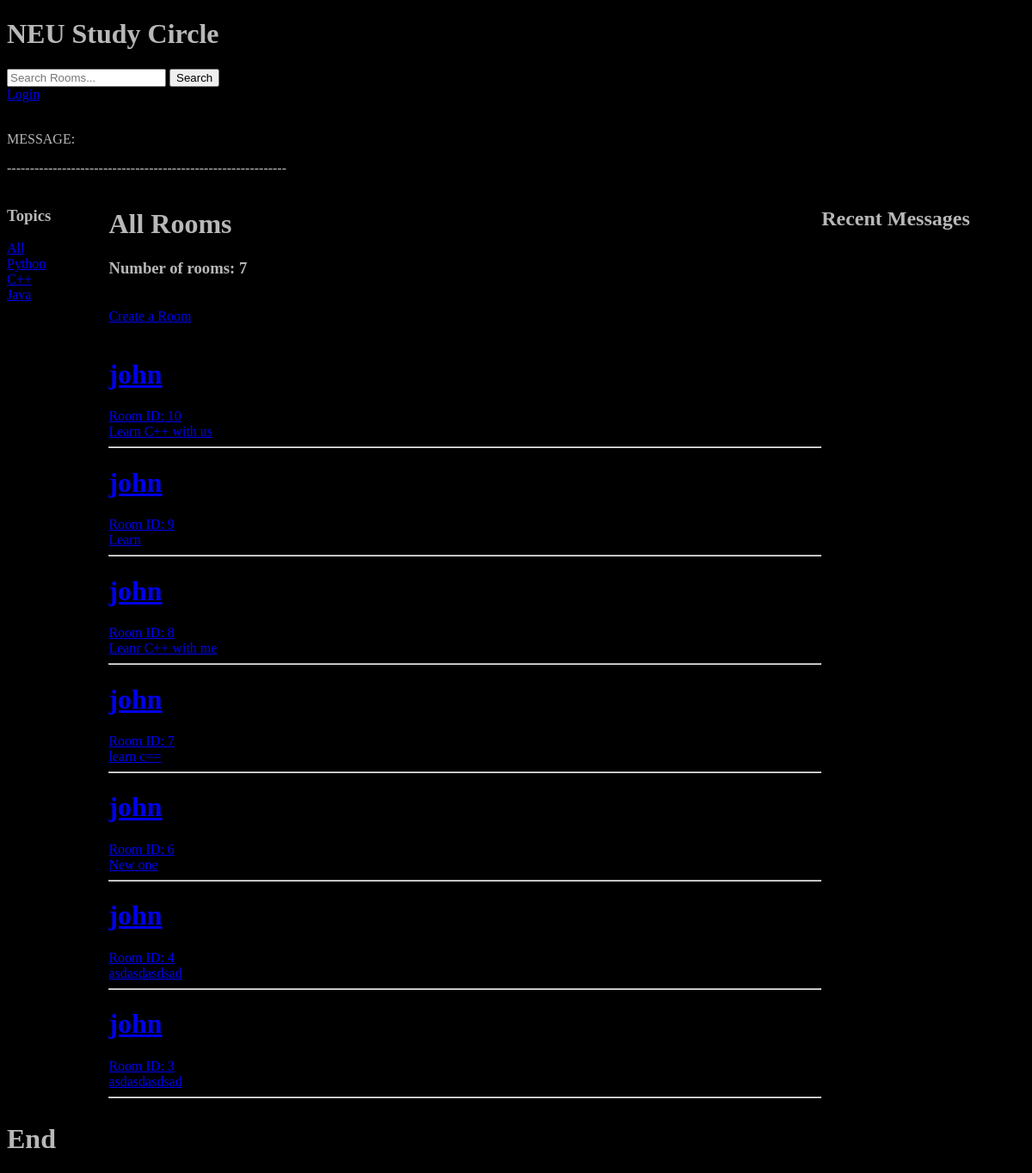
/, run on an earlier commit of the app's database.
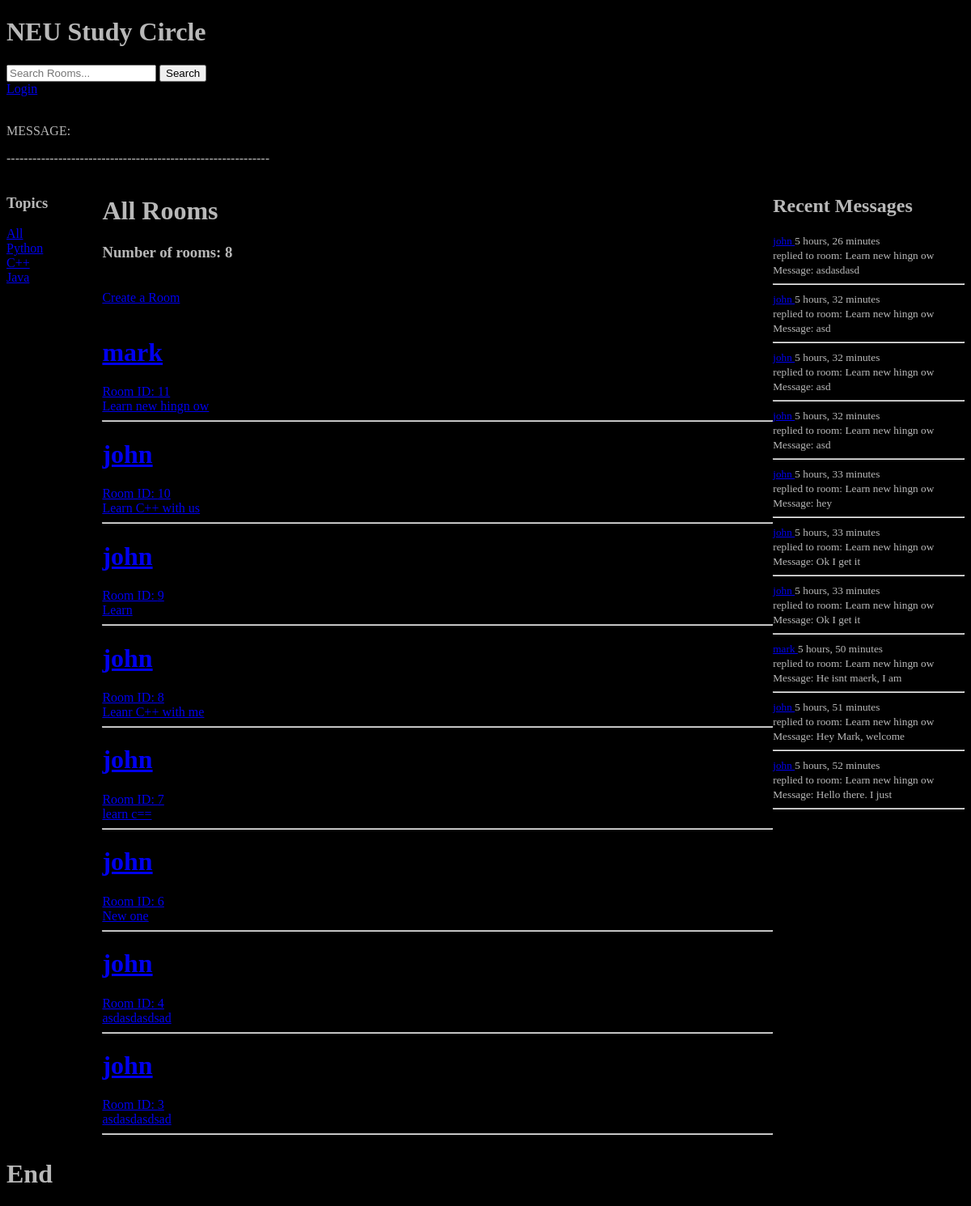
And on a later commit of the database.
### main/models.py (models this page shows, shortened)
class Topic(models.Model):
    name = models.CharField(max_length=200)

class Room(models.Model):
    host = models.ForeignKey(User, on_delete=models.SET_NULL, null=True)
    topic = models.ForeignKey(Topic, on_delete=models.SET_NULL, null=True)
    header = models.CharField(max_length=200)
    description = models.TextField(null=True, blank=True)
    participants = models.ManyToManyField(User, related_name='participants', blank=True)
    created = models.DateTimeField(auto_now_add=True)
    updated = models.DateTimeField(auto_now=True)
    class Meta:
        ordering = ['-created']
    def __str__(self):
        return str(self.header)

class Message(models.Model):
    user = models.ForeignKey(User, on_delete=models.CASCADE)
    room = models.ForeignKey(Room, on_delete=models.CASCADE)
    body = models.TextField()
    created = models.DateTimeField(auto_now_add=True)
    updated = models.DateTimeField(auto_now=True)
    class Meta:
        ordering = ['-created', '-created']
    def __str__(self):
        return str(self.body[0:20])

### main/views.py (the view)
# urls.py: path('', views.home, name="home"),
def home(req):
    query = req.GET.get('query') if req.GET.get('query') != None else ''
    rooms = Room.objects.filter(
        Q(topic__name__icontains=query) |
        Q(header__icontains=query) |
        Q(description__icontains=query)
    )
    topics = Topic.objects.all()
    room_messages = Message.objects.filter(Q(room__topic__name__icontains=query))
    print('==================\n', room_messages)
    context = {
        'rooms': rooms,
        'topics':topics,
        'numOfRooms': rooms.count(),
        'room_messages': room_messages
    }
    return render(req, 'home.html', context)

### main/templates/home.html
{% extends 'encasplator.html' %}
{% block content %}
<div style="display: grid; grid-template-columns: 1fr 7fr 2fr;" >
    <div style="width: 100px;">
        {% include 'topics.html' %}
    </div>
    <div>
        <h1>All Rooms</h1>
        <h3>Number of rooms: {{numOfRooms}}</h3>
        <br>
        <a href="{% url 'create_room' %}">Create a Room</a>
        <br>
        <br>
        {% include 'feed.html' %}
    </div>
    <div>
        {% include 'activity.html' %}
    </div>
</div>
{% endblock %}

### main/templates/topics.html
<h3>Topics</h3>
<a href="{% url 'home' %}">All</a>
<br>
{% for topic in topics %}
    <a href="{% url 'home'  %}?query={{topic.name}}">{{topic.name}}</a>
    <br>
{% endfor %}

### main/templates/feed.html (shortened to what this page needs)
{% for room in rooms %}
<h1><a href="{% url 'profile' room.host.id %}">{{room.host.username}}</a></h1>
<a href="room/{{room.id}}">
     <div>Room ID: {{room.id}}</div>
     <div>{{room.header}}</div>
</a>
 <hr>
{% endfor %}

### main/templates/activity.html (shortened to what this page needs)
<h2>Recent Messages</h2>
{% for message in room_messages %}
<div>
    <small><a href="{% url 'profile' message.user.id %}">{{message.user}} </a>
        {{message.created|timesince}}</small>
    <br>
    <small>replied to room: {{message.room}}</small>
    <br>
    <small>Message: {{message}}</small>
    <br>
</div>
<hr>
{% endfor %}

What changed in the data, as far as the page shows it:
added Room: host.username "mark", id "11", header "Learn new hingn ow"
added Message: user "john", created "5 hours, 26 minutes", room "Learn new hingn ow", body "asdasdasd"
added Message: user "john", created "5 hours, 32 minutes", room "Learn new hingn ow", body "asd"
added Message: user "john", created "5 hours, 32 minutes", room "Learn new hingn ow", body "asd"
added Message: user "john", created "5 hours, 32 minutes", room "Learn new hingn ow", body "asd"
added Message: user "john", created "5 hours, 33 minutes", room "Learn new hingn ow", body "hey"
added Message: user "john", created "5 hours, 33 minutes", room "Learn new hingn ow", body "Ok I get it"
added Message: user "john", created "5 hours, 33 minutes", room "Learn new hingn ow", body "Ok I get it"
added Message: user "mark", created "5 hours, 50 minutes", room "Learn new hingn ow", body "He isnt maerk, I am"
added Message: user "john", created "5 hours, 51 minutes", room "Learn new hingn ow", body "Hey Mark, welcome"
added Message: user "john", created "5 hours, 52 minutes", room "Learn new hingn ow", body "Hello there. I just"
Also different on the page:
{{ numOfRooms }}: "7" → "8"
